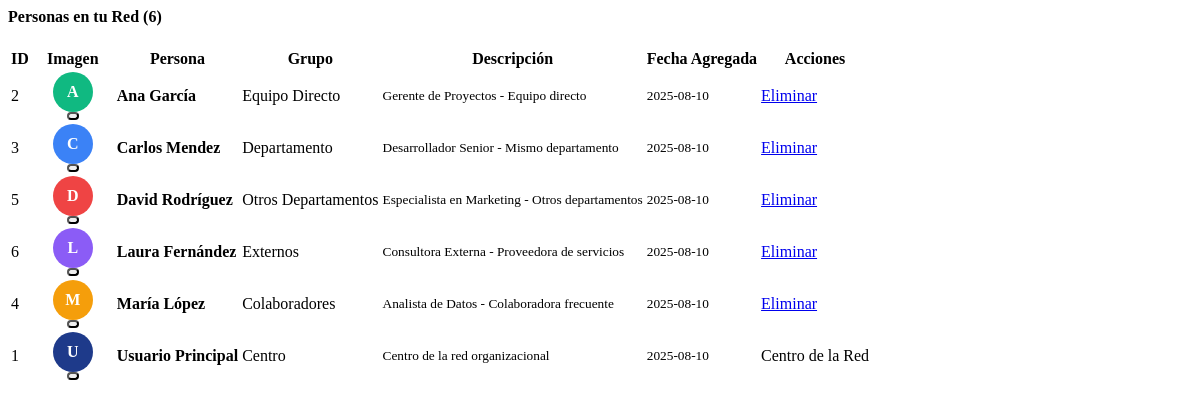
The page /admin on the database its author committed.
### tables this page shows
CREATE TABLE personas (
            id INTEGER PRIMARY KEY AUTOINCREMENT,
            nombre TEXT NOT NULL UNIQUE,
            icono TEXT DEFAULT 'user',
            grupo TEXT DEFAULT 'contactos',
            color TEXT DEFAULT '#3b82f6',
            descripcion TEXT,
            posicion_x REAL,
            posicion_y REAL,
            imagen_url TEXT,
            fecha_creacion TIMESTAMP DEFAULT CURRENT_TIMESTAMP
        );

### mi_red_social/app.py (the view)
@app.route('/admin')
def admin():
    conn = get_db_connection()
    personas = conn.execute('SELECT * FROM personas ORDER BY nombre').fetchall()
    relaciones = conn.execute('''
        SELECT r.*, p1.nombre as persona1_nombre, p2.nombre as persona2_nombre
        FROM relaciones r
        JOIN personas p1 ON r.persona1_id = p1.id
        JOIN personas p2 ON r.persona2_id = p2.id
        ORDER BY r.fecha_creacion DESC
    ''').fetchall()
    conn.close()
    return render_template('admin.html', personas=personas, relaciones=relaciones)

### mi_red_social/app.py (called while the page is built)
def get_db_connection():
    conn = sqlite3.connect(DATABASE)
    conn.row_factory = sqlite3.Row
    return conn

### mi_red_social/templates/admin.html (shortened to what this page needs)
<div class="row mt-4">
    <div class="col-12">
        <div class="admin-panel">
            <h4>
                Personas en tu Red ({{ personas|length }})
            </h4>
            <div class="table-responsive">
                <table class="table table-striped table-hover">
                    <thead class="table-dark">
                        <tr>
                            <th>ID</th>
                            <th>Imagen</th>
                            <th>Persona</th>
                            <th>Grupo</th>
                            <th>Descripción</th>
                            <th>Fecha Agregada</th>
                            <th>Acciones</th>
                        </tr>
                    </thead>
                    <tbody>
                        {% for persona in personas %}
                        <tr>
                            <td><span class="badge bg-light text-dark">{{ persona.id }}</span></td>
                            <td class="text-center">
                                {% if persona.imagen_url %}
                                    <img src="{{ persona.imagen_url }}" alt="{{ persona.nombre }}"
                                         style="width: 40px; height: 40px; border-radius: 50%; object-fit: cover; border: 2px solid {{ persona.color }};">
                                {% else %}
                                    <div style="width: 40px; height: 40px; border-radius: 50%; background-color: {{ persona.color }};
                                                display: flex; align-items: center; justify-content: center; color: white; font-weight: bold; margin: 0 auto;">
                                        {{ persona.emoji or (persona.nombre[0] if persona.nombre else '?') }}
                                    </div>
                                {% endif %}
                                <div class="mt-1">
                                    <button class="btn btn-xs btn-outline-info" onclick="abrirGestionImagen({{ persona.id }})"
                                            title="Gestionar imagen de {{ persona.nombre }}">
                                    </button>
                                </div>
                            </td>
                            <td>
                                <strong>{{ persona.nombre }}</strong>
                            </td>
                            <td>
                                <span class="badge bg-secondary">{{ persona.grupo.replace('_', ' ').title() }}</span>
                            </td>
                            <td>
                                <small>{{ persona.descripcion or 'Sin descripción' }}</small>
                            </td>
                            <td>
                                <small class="text-muted">{{ persona.fecha_creacion[:10] if persona.fecha_creacion else 'N/A' }}</small>
                            </td>
                            <td>
                                {% if persona.nombre != 'Usuario Principal' %}
                                <a href="{{ url_for('eliminar_persona', persona_id=persona.id) }}"
                                   class="btn btn-sm btn-danger"
                                   onclick="return confirm('¿Estás seguro de eliminar a {{ persona.nombre }}? Se eliminarán también todas sus relaciones y su imagen.')">
                                   Eliminar
                                </a>
                                {% else %}
                                <span class="badge bg-warning text-dark">
                                    Centro de la Red
                                </span>
                                {% endif %}
                            </td>
                        </tr>
                        {% endfor %}
                    </tbody>
                </table>
            </div>
        </div>
    </div>
</div>

### mi_red_social/templates/admin.html (style rules this page uses)
.table td:nth-child(2) { width: 80px; text-align: center; vertical-align: middle; }
.btn-xs { padding: 0.125rem 0.25rem; font-size: 0.75rem; line-height: 1.2; border-radius: 0.25rem; }

### rows shown on the page
personas: id "2", nombre "A", nombre "Ana García", grupo.replace "Equipo Directo", descripcion "Gerente de Proyectos - Equipo directo", fecha_creacion "2025-08-10"
personas: id "3", nombre "C", nombre "Carlos Mendez", grupo.replace "Departamento", descripcion "Desarrollador Senior - Mismo departamento", fecha_creacion "2025-08-10"
personas: id "5", nombre "D", nombre "David Rodríguez", grupo.replace "Otros Departamentos", descripcion "Especialista en Marketing - Otros departamentos", fecha_creacion "2025-08-10"
personas: id "6", nombre "L", nombre "Laura Fernández", grupo.replace "Externos", descripcion "Consultora Externa - Proveedora de servicios", fecha_creacion "2025-08-10"
personas: id "4", nombre "M", nombre "María López", grupo.replace "Colaboradores", descripcion "Analista de Datos - Colaboradora frecuente", fecha_creacion "2025-08-10"
personas: id "1", nombre "U", nombre "Usuario Principal", grupo.replace "Centro", descripcion "Centro de la red organizacional", fecha_creacion "2025-08-10", shows "Centro de la Red"

### other values the page prints
{{ personas|length }} "6"
